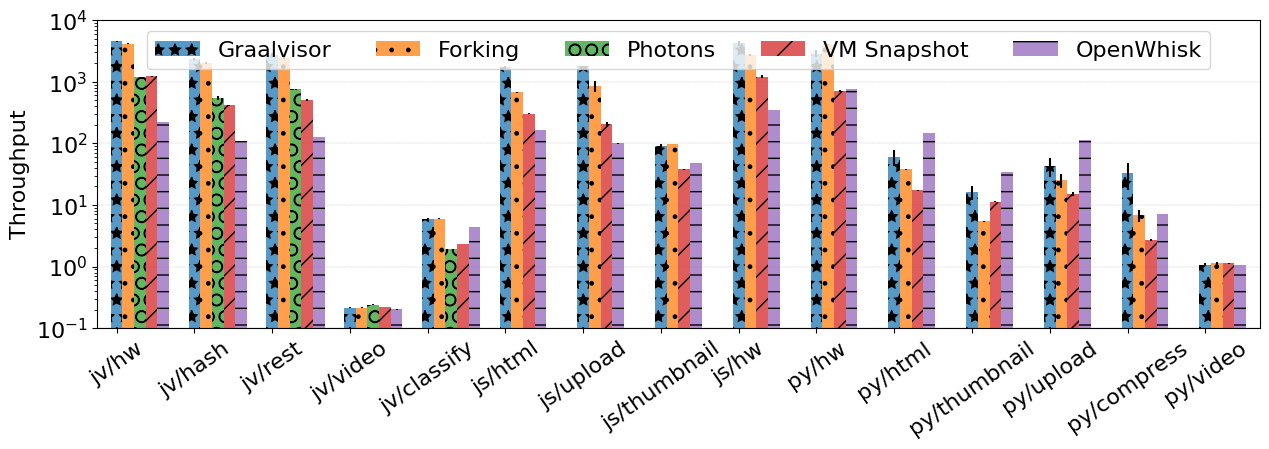

Write the Python code that produced this figure.
#!/usr/bin/python

import declarations
import results
import matplotlib.pyplot as plt
import numpy as np

benchmark_labels = declarations.benchmark_labels
isolate_benchmark_path = declarations.isolate_benchmark_path 
process_benchmark_path = declarations.process_benchmark_path 
openwhisk_benchmark_path = declarations.openwhisk_benchmark_path 
photons_benchmark_path = declarations.photons_benchmark_path
snapshot_benchmark_path = declarations.snapshot_benchmark_path

# Throughput in ops/s.
isolate_tput_avg = {}
isolate_tput_std = {}
process_tput_avg = {}
process_tput_std = {}
openwhisk_tput_avg = {}
openwhisk_tput_std = {}
photons_tput_avg = {}
photons_tput_std = {}
snapshot_tput_avg = {}
snapshot_tput_std = {}

# Processing results.
for idx, path in enumerate(isolate_benchmark_path):
    isolate_tput_avg[idx] = results.process_result(path)["tput_avg"]
    isolate_tput_std[idx] = results.process_result(path)["tput_std"]
for idx, path in enumerate(process_benchmark_path):
    process_tput_avg[idx] = results.process_result(path)["tput_avg"]
    process_tput_std[idx] = results.process_result(path)["tput_std"]
for idx, path in enumerate(openwhisk_benchmark_path):
    openwhisk_tput_avg[idx] = results.process_result(path)["tput_avg"]
    openwhisk_tput_std[idx] = results.process_result(path)["tput_std"]
for idx, path in enumerate(photons_benchmark_path):
    photons_tput_avg[idx] = results.process_result(path)["tput_avg"]
    photons_tput_std[idx] = results.process_result(path)["tput_std"]
for idx, path in enumerate(snapshot_benchmark_path):
    snapshot_tput_avg[idx] = results.process_result(path)["tput_avg"]
    snapshot_tput_std[idx] = results.process_result(path)["tput_std"]

# Scale openwhisk to 2GB.
for idx, path in enumerate(openwhisk_benchmark_path):
    openwhisk_tput_avg[idx] = openwhisk_tput_avg[idx] * (2048 / declarations.openwhisk_mem_factor[idx])
for idx, path in enumerate(snapshot_benchmark_path):
    snapshot_tput_avg[idx] = snapshot_tput_avg[idx] * (2048 / declarations.snapshot_mem_factor[idx])

x = np.arange(len(benchmark_labels))
# Snapshot and openwhisk have special x values to avoid a gap when photons doesn't have a value.
snapshot_x  = np.arange(len(benchmark_labels), dtype=np.float32)
openwhisk_x = np.arange(len(benchmark_labels), dtype=np.float32)
width = 0.15

# Filling Photons values with zeroes for missing (java) benchmarks.
# We also adapt the x values for snapshot and openwhisk for avoid a gap when photons has no value.
for idx, path in enumerate(isolate_benchmark_path):
    if idx not in photons_tput_avg:
        photons_tput_avg[idx] = 0
        photons_tput_std[idx] = 0
        snapshot_x[idx]  -= width
        openwhisk_x[idx] -= width

plt.rcParams.update({'font.size': 16})
fig, ax = plt.subplots()
ax.bar(x + 0*width,           isolate_tput_avg.values(),   yerr=isolate_tput_std.values(),   width=width, hatch='*', label='Graalvisor', alpha=0.75)
ax.bar(x + 1*width,           process_tput_avg.values(),   yerr=process_tput_std.values(),   width=width, hatch='.', label='Forking',  alpha=0.75)
ax.bar(x + 2*width,           photons_tput_avg.values(),   yerr=photons_tput_std.values(),   width=width, hatch='O', label='Photons',    alpha=0.75)
ax.bar(snapshot_x  + 3*width, snapshot_tput_avg.values(),  yerr=snapshot_tput_std.values(),  width=width, hatch='/', label='VM Snapshot', alpha=0.75)
ax.bar(openwhisk_x + 4*width, openwhisk_tput_avg.values(), yerr=openwhisk_tput_std.values(), width=width, hatch='-', label='OpenWhisk',  alpha=0.75)

ax.set_ylabel('Throughput')
ax.set_xticks(x, benchmark_labels)
ax.set_axisbelow(True)
plt.grid(axis = 'y', linestyle = '--', linewidth = 0.25)
plt.xticks(rotation = 35)
ax.set_yscale('log')
ax.set_ylim(ymin=0.1, ymax=10000)
ax.set_xlim(xmin=-.25, xmax=14.7)
fig.set_figwidth(15)
fig.set_figheight(4)

ax.legend(ncol=5, loc='upper center')
plt.savefig("sandboxes-tput.pdf", bbox_inches='tight')
plt.savefig("sandboxes-tput.png", bbox_inches='tight')
plt.show()
